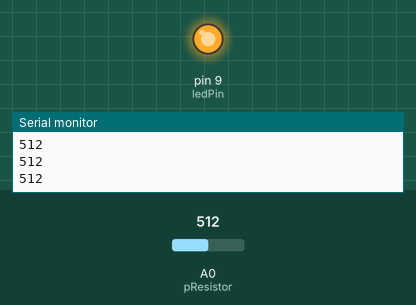
Recording of a sketch running on a simulated Arduino Uno, built with avr-gcc and run on an emulated ATmega328P. Parts: output pins drawn as LEDs (lit = HIGH), the last lines printed to the serial monitor. Inputs (shaded band) come from the test bench; at power-on: A0 (pResistor) = 512.

Above: at 1.3 s.
1.4 s: A0 (pResistor) set to 793
2.9 s: A0 (pResistor) set to 808
At 3.7 s:
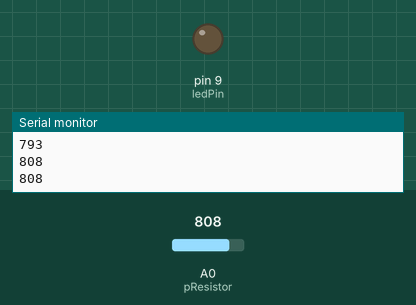
4.5 s: A0 (pResistor) set to 790
At 4.9 s:
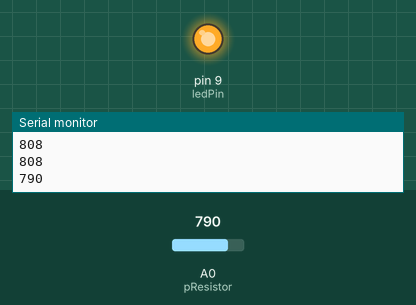
6.0 s: A0 (pResistor) set to 810
At 7.2 s:
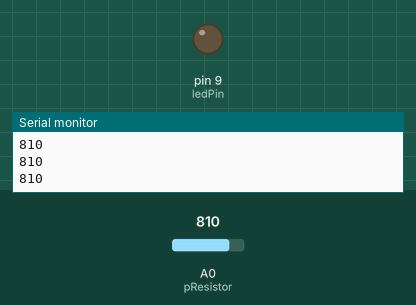
Timing chart, 0 to 8.5 s (numbered marks = the images above; inputs shaded):
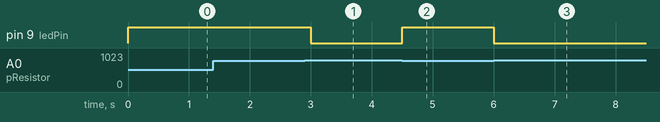

The sketch:

May_5th_Light_Sensor_LED_Test.ino
```cpp
const int pResistor = A0;
const int ledPin=9;

int value=0;

void setup(){
 pinMode(ledPin, OUTPUT);
 pinMode(pResistor, INPUT);
 Serial.begin(9600);
}

void loop(){
  value = analogRead(pResistor);
  Serial.println(value);
  if (value > 800){
    digitalWrite(ledPin, LOW);
  }
  else{
    digitalWrite(ledPin, HIGH);
  }

  delay(500); //Small delay
}
```

Measured:
- the behaviour switches between 800 and 801 on A0 (pResistor) (found by bisection; images 0 and 1)
- after the input at 2.9 s, pin 9 (ledPin): HIGH → LOW after 0.10 s
- after the input at 4.5 s, pin 9 (ledPin): LOW → HIGH at once
- after the input at 6.0 s, pin 9 (ledPin): HIGH → LOW at once
